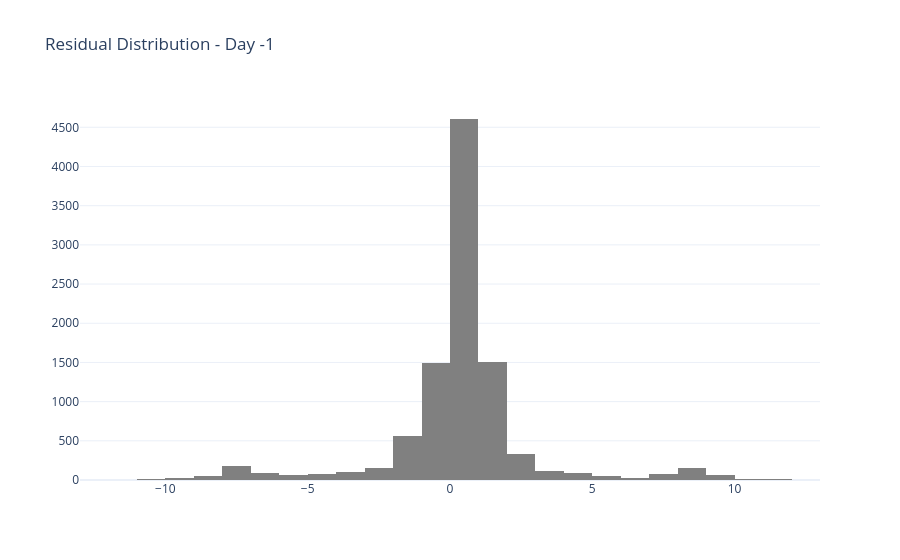
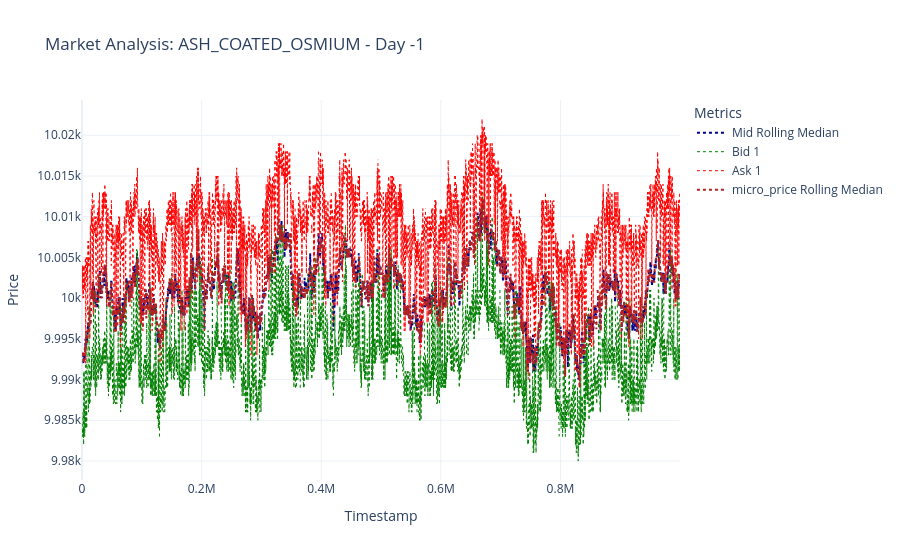
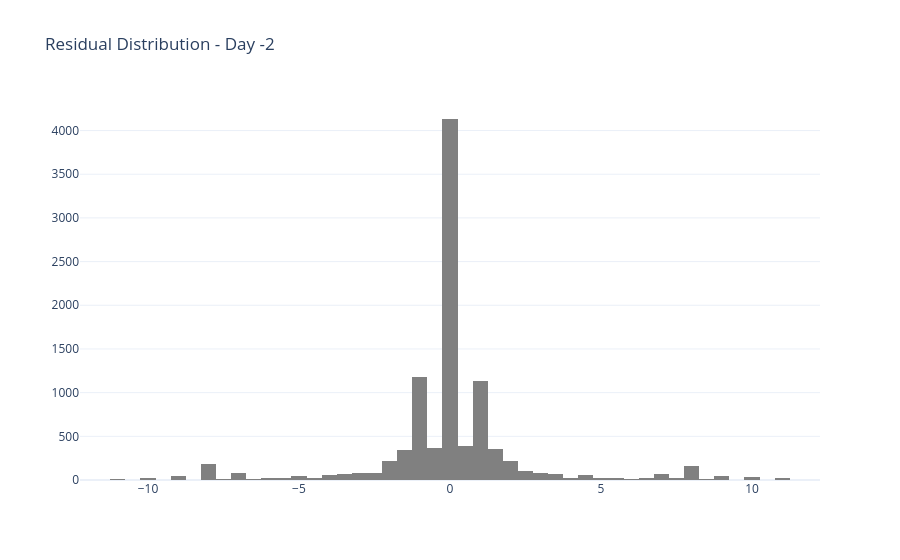
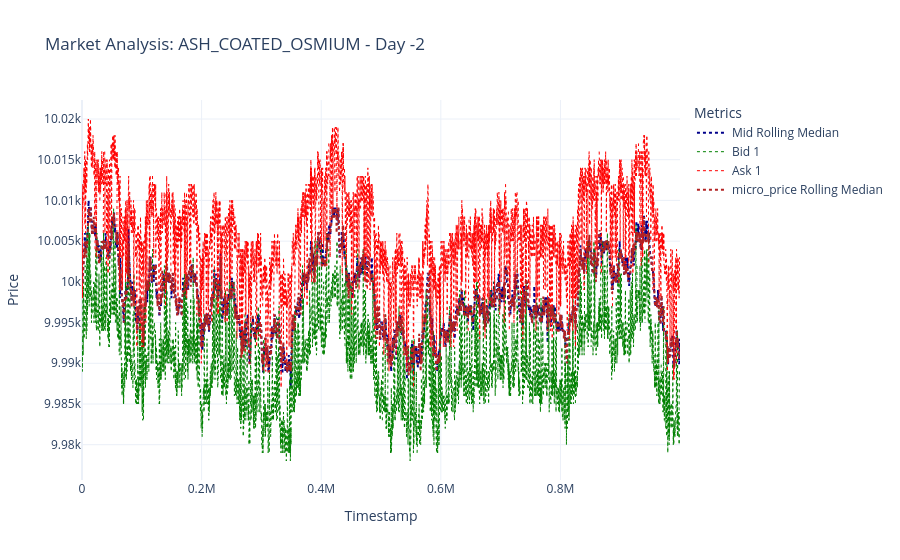

Notebook code for these charts, in order:
### Code cell
import numpy as np
import pandas as pd
import scipy.stats as stats
from statsmodels.stats.diagnostic import acorr_ljungbox
import plotly.graph_objects as go

# Configuration
days = [-1, -2, 0]
window_size = 17 # Ticks for rolling average/median

for day in days:
    # Filter and copy subset
    subset = df_total[(df_total['product'] == "ASH_COATED_OSMIUM") & (df_total['day'] == day)].copy()
    
    if subset.empty:
        print(f"Skipping day {day}: No data found.")
        continue
    
    # 1. Calculate Micro Price and Handle Mid Price
    subset['mid_price'] = subset['mid_price'].replace(0, np.nan)
    subset['micro_price'] = calculate_micro_price(subset)
    
    # 2. Calculate Rolling Stats
    subset['mid_price_roll_median'] = subset['mid_price'].rolling(window=window_size).median()
    subset['micro_roll_median'] = subset['micro_price'].rolling(window=window_size).median()
    
    # 3. Statistical Analysis Suite (Residuals)
    # Using Mid Price vs Median as the primary noise baseline
    subset['mid_residuals'] = subset['mid_price'] - subset['mid_price_roll_median']
    res_clean = subset['mid_residuals'].dropna()

    if not res_clean.empty:
        # Ljung-Box for Autocorrelation (White Noise Test)
        lb_results = acorr_ljungbox(res_clean, lags=[10], return_df=True)
        lb_pvalue = lb_results['lb_pvalue'].iloc[0]
        
        # Distribution Metrics
        kurt = stats.kurtosis(res_clean)
        skew = stats.skew(res_clean)
        _, norm_p = stats.normaltest(res_clean)

        print(f"\n--- Statistical Suite: Day {day} ---")
        print(f"Ljung-Box (Lag 10) p-value: {lb_pvalue:.5f}")
        print(f"  > Status: {'White Noise' if lb_pvalue > 0.05 else 'Signal Leakage (Autocorrelated)'}")
        print(f"Excess Kurtosis: {kurt:.2f}")
        print(f"  > Distribution: {'Fat-Tailed (Outlier Heavy)' if kurt > 0 else 'Thin-Tailed'}")
        print(f"Normality p-value: {norm_p:.5f}")
        print("-" * 35)

        # Optional: Distribution Plot
        fig_hist = go.Figure(data=[go.Histogram(x=res_clean, nbinsx=50, marker_color='gray')])
        fig_hist.update_layout(title=f"Residual Distribution - Day {day}", template='plotly_white')
        fig_hist.show()

    # 4. Create the Interactive Plotly Figure
    fig = go.Figure()


    fig.add_trace(go.Scatter(x=subset['timestamp'], y=subset['mid_price_roll_median'], 
                             name='Mid Rolling Median', line=dict(color='darkblue', dash='dot')))
    
    # Order Book Levels
    fig.add_trace(go.Scatter(x=subset['timestamp'], y=subset['bid_price_1'], 
                             name='Bid 1', line=dict(color='green', dash='dot', width=1)))
    fig.add_trace(go.Scatter(x=subset['timestamp'], y=subset['ask_price_1'], 
                             name='Ask 1', line=dict(color='red', dash='dot', width=1)))


    fig.add_trace(go.Scatter(x=subset['timestamp'], y=subset['micro_roll_median'], 
                             name='micro_price Rolling Median', line=dict(color='firebrick', dash='dot')))

    # Layout Customization
    fig.update_layout(
        title=f'Market Analysis: ASH_COATED_OSMIUM - Day {day}',
        xaxis_title='Timestamp',
        yaxis_title='Price',
        legend_title='Metrics',
        template='plotly_white',
        hovermode='x unified'
    )
    
    fig.show()

### Figure 1 — Plotly figure (JSON) as saved in the notebook; plotly's stock layout.template omitted (floating-point values rounded to 4 significant figures; data arrays with more than 128 entries replaced by an {"elided": "..."} marker saying what was removed)
{"data": [{"marker": {"color": "gray"}, "nbinsx": 50, "type": "histogram", "x": {"elided": "9875 float values"}}], "layout": {"title": {"text": "Residual Distribution - Day -1"}}}

### Figure 2 — Plotly figure (JSON) as saved in the notebook; plotly's stock layout.template omitted (floating-point values rounded to 4 significant figures; data arrays with more than 128 entries replaced by an {"elided": "..."} marker saying what was removed)
{"data": [{"line": {"color": "darkblue", "dash": "dot"}, "name": "Mid Rolling Median", "type": "scatter", "x": {"elided": "10000 int values"}, "y": {"elided": "10000 float values"}}, {"line": {"color": "green", "dash": "dot", "width": 1}, "name": "Bid 1", "type": "scatter", "x": {"elided": "10000 int values"}, "y": {"elided": "10000 float values"}}, {"line": {"color": "red", "dash": "dot", "width": 1}, "name": "Ask 1", "type": "scatter", "x": {"elided": "10000 int values"}, "y": {"elided": "10000 float values"}}, {"line": {"color": "firebrick", "dash": "dot"}, "name": "micro_price Rolling Median", "type": "scatter", "x": {"elided": "10000 int values"}, "y": {"elided": "10000 float values"}}], "layout": {"hovermode": "x unified", "legend": {"title": {"text": "Metrics"}}, "title": {"text": "Market Analysis: ASH_COATED_OSMIUM - Day -1"}, "xaxis": {"title": {"text": "Timestamp"}}, "yaxis": {"title": {"text": "Price"}}}}

### Figure 3 — Plotly figure (JSON) as saved in the notebook; plotly's stock layout.template omitted (floating-point values rounded to 4 significant figures; data arrays with more than 128 entries replaced by an {"elided": "..."} marker saying what was removed)
{"data": [{"marker": {"color": "gray"}, "nbinsx": 50, "type": "histogram", "x": {"elided": "9868 float values"}}], "layout": {"title": {"text": "Residual Distribution - Day -2"}}}

### Figure 4 — Plotly figure (JSON) as saved in the notebook; plotly's stock layout.template omitted (floating-point values rounded to 4 significant figures; data arrays with more than 128 entries replaced by an {"elided": "..."} marker saying what was removed)
{"data": [{"line": {"color": "darkblue", "dash": "dot"}, "name": "Mid Rolling Median", "type": "scatter", "x": {"elided": "10000 int values"}, "y": {"elided": "10000 float values"}}, {"line": {"color": "green", "dash": "dot", "width": 1}, "name": "Bid 1", "type": "scatter", "x": {"elided": "10000 int values"}, "y": {"elided": "10000 float values"}}, {"line": {"color": "red", "dash": "dot", "width": 1}, "name": "Ask 1", "type": "scatter", "x": {"elided": "10000 int values"}, "y": {"elided": "10000 float values"}}, {"line": {"color": "firebrick", "dash": "dot"}, "name": "micro_price Rolling Median", "type": "scatter", "x": {"elided": "10000 int values"}, "y": {"elided": "10000 float values"}}], "layout": {"hovermode": "x unified", "legend": {"title": {"text": "Metrics"}}, "title": {"text": "Market Analysis: ASH_COATED_OSMIUM - Day -2"}, "xaxis": {"title": {"text": "Timestamp"}}, "yaxis": {"title": {"text": "Price"}}}}
